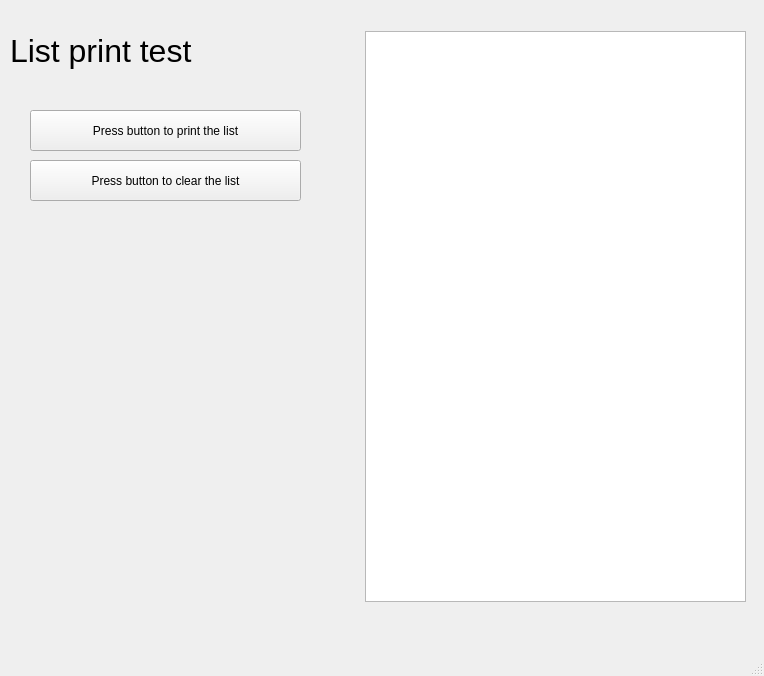
<?xml version="1.0" encoding="UTF-8"?>
<ui version="4.0">
 <class>MainWindow</class>
 <widget class="QMainWindow" name="MainWindow">
  <property name="geometry">
   <rect>
    <x>0</x>
    <y>0</y>
    <width>764</width>
    <height>676</height>
   </rect>
  </property>
  <property name="windowTitle">
   <string>MainWindow</string>
  </property>
  <widget class="QWidget" name="centralwidget">
   <widget class="QListWidget" name="listWidget">
    <property name="geometry">
     <rect>
      <x>365</x>
      <y>31</y>
      <width>381</width>
      <height>571</height>
     </rect>
    </property>
   </widget>
   <widget class="QLabel" name="Title_lablel">
    <property name="geometry">
     <rect>
      <x>10</x>
      <y>30</y>
      <width>271</width>
      <height>41</height>
     </rect>
    </property>
    <property name="font">
     <font>
      <pointsize>24</pointsize>
     </font>
    </property>
    <property name="text">
     <string>List print test</string>
    </property>
   </widget>
   <widget class="QPushButton" name="button_to_print_list">
    <property name="geometry">
     <rect>
      <x>30</x>
      <y>110</y>
      <width>271</width>
      <height>41</height>
     </rect>
    </property>
    <property name="text">
     <string>Press button to print the list</string>
    </property>
   </widget>
   <widget class="QPushButton" name="button_to_clear_list">
    <property name="geometry">
     <rect>
      <x>30</x>
      <y>160</y>
      <width>271</width>
      <height>41</height>
     </rect>
    </property>
    <property name="text">
     <string>Press button to clear the list</string>
    </property>
   </widget>
  </widget>
  <widget class="QMenuBar" name="menubar">
   <property name="geometry">
    <rect>
     <x>0</x>
     <y>0</y>
     <width>764</width>
     <height>21</height>
    </rect>
   </property>
  </widget>
  <widget class="QStatusBar" name="statusbar"/>
 </widget>
 <resources/>
 <connections/>
</ui>
